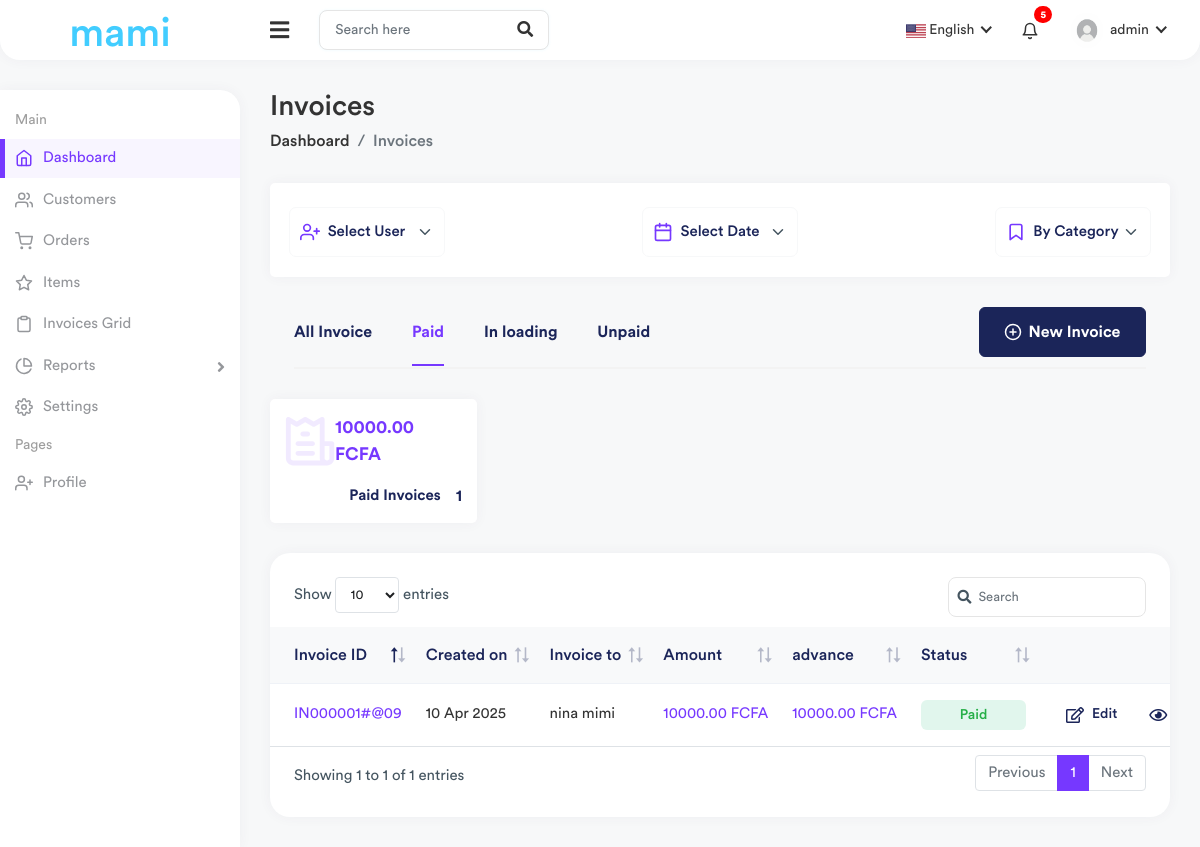
The page /invoices-paid.php on the database its author committed.
### tables this page shows
CREATE TABLE `preferences` (
  `id` int(11) NOT NULL,
  `app_name` varchar(255) NOT NULL,
  `currency` varchar(50) NOT NULL,
  `language` varchar(50) NOT NULL,
  `financial_year` varchar(50) NOT NULL,
  `created_at` timestamp NOT NULL DEFAULT current_timestamp(),
  `updated_at` timestamp NOT NULL DEFAULT current_timestamp() ON UPDATE current_timestamp()
);

CREATE TABLE `invoices` (
  `id` int(11) NOT NULL,
  `invoice_number` varchar(255) NOT NULL,
  `customer_id` int(11) NOT NULL,
  `total_amount` decimal(10,2) NOT NULL DEFAULT 0.00,
  `advance` decimal(10,2) NOT NULL DEFAULT 0.00,
  `amount_currency` varchar(10) NOT NULL DEFAULT 'FCFA',
  `invoice_date` timestamp NOT NULL DEFAULT current_timestamp()
);

CREATE TABLE `customers` (
  `id` int(11) NOT NULL,
  `name_customer` varchar(50) NOT NULL,
  `email_customer` varchar(100) NOT NULL,
  `phone_customer` int(11) NOT NULL,
  `register_on` date NOT NULL
);

### invoices-paid.php (the view, shortened to what the rows shown need)
<!DOCTYPE html>
<html lang="en">
<?php
include('head.php');
?>
<body>
    <div class="main-wrapper">
        <?php
        include('header.php');
        ?>
        <div class="page-wrapper">
            <div class="content container-fluid">
                <?php
                include('connexion.php');
                $sql = "SELECT * FROM preferences";
                $stmt = $conn->query($sql);
                $preference = $stmt->fetch_assoc();
                $currency = $preference['currency'];
                $currency = strtoupper($currency);
                $conversionRate = 655.957;
                ?>
                <?php
                include 'connexion.php';
                $sql_invoices = "SELECT invoices.*,
                        customers.name_customer AS customer_name,
                        GROUP_CONCAT(DISTINCT items.item_category SEPARATOR ', ') AS item_category,
                        GROUP_CONCAT(DISTINCT invoice_items.amount SEPARATOR ', ') AS amounts,
                        invoices.advance
                    FROM invoices
                    LEFT JOIN customers ON invoices.customer_id = customers.id
                    LEFT JOIN invoice_items ON invoices.id = invoice_items.invoice_id
                    LEFT JOIN items ON invoice_items.item_id = items.id
                     WHERE invoices.advance = invoices.total_amount
                    GROUP BY invoices.id, customers.name_customer, invoices.advance
                    ORDER BY invoices.invoice_date DESC;
                    ";
                $result_invoices = $conn->query($sql_invoices);
                ?>
                <div class="row">
                    <div class="col-sm-12">
                        <div class="card card-table">
                            <div class="card-body">
                                <div class="table-responsive">
                                    <table class="table table-stripped table-hover datatable">
                                        <thead class="thead-light">
                                            <tr>
                                                <th>Invoice ID</th>
                                                <th>Created on</th>
                                                <th>Invoice to</th>
                                                <th>Amount</th>
                                                <th>advance</th>
                                                <th>Status</th>
                                                <th class="text-end">Action</th>
                                            </tr>
                                        </thead>
                                        <tbody>
                                            <?php
                                            if ($result_invoices->num_rows > 0) {
                                                while ($invoice = $result_invoices->fetch_assoc()) {
                                                    $invoice_id = $invoice['id'];
                                                    $invoice_number = $invoice['invoice_number'] ?? 'N/A';
                                                    $invoice_date = isset($invoice['invoice_date']) ? date("d M Y", strtotime($invoice['invoice_date'])) : 'Date inconnue';
                                                    $client_name = $invoice['customer_name'] ?? 'Client inconnu';
                                                    $total_amount_number = $invoice['total_amount'] ?? 0;
                                                    $advance_number = $invoice['advance'] ?? 0;
                                                    $currency_invoice = $invoice['amount_currency'] ?? 'FCFA';
                                                    $currency_preference = ($currency);
                                                    if ($currency_invoice != $currency_preference) {
                                                        $total_amount = convertCurrency($total_amount_number, $currency_invoice, $currency_preference, $conversionRate);
                                                        $advance = convertCurrency($advance_number, $currency_invoice, $currency_preference, $conversionRate);
                                                    } else {
                                                        $total_amount = $invoice['total_amount'] . ' ' . $currency;
                                                        $advance = $invoice['advance'] . ' ' . $currency;
                                                    }
                                                    if ($advance_number == $total_amount_number) {
                                                        $status = 'Paid';
                                                        $status_class = 'bg-success-light';
                                                        $edit_disabled = "disabled";
                                                    } elseif ($advance_number < $total_amount_number && $advance_number > 0) {
                                                        $status = 'Advanced (' . round(($advance_number / $total_amount_number) * 100, 2) . '%)';
                                                        $status_class = 'bg-warning-light';
                                                        $edit_disabled = "";
                                                    } else {
                                                        $status = 'Unpaid';
                                                        $status_class = 'bg-danger-light';
                                                        $edit_disabled = "";
                                                    }
                                                    echo "<tr>";
                                                    echo "<td><a href='view-invoice.php?id=$invoice_id' class='invoice-link'>$invoice_number</a></td>";
                                                    echo "<td>$invoice_date</td>";
                                                    echo "<td>$client_name</td>";
                                                    echo "<td class='text-primary'>" .  ($total_amount) . "</td>";
                                                    echo "<td class='text-primary'>" . ($advance) . "</td>";
                                                    echo "<td><span class='badge $status_class'>$status</span></td>";
                                                    echo "<td class='text-end'>";
                                                    echo "<div class='call_to_actions'>";
                                                    if ($edit_disabled) {
                                                        echo "<a class='dropdown-item disabled' href='#'><i class='far fa-edit me-2'></i>Edit</a>";
                                                    } else {
                                                        echo "<a class='dropdown-item edit-order-btn' data-id='" . $invoice_id . "' data-bs-toggle='modal' data-bs-target='#edit_order'><i class='far fa-edit me-2'></i> edit </a>";
                                                    }
                                                    echo "<a class='dropdown-item' href='view-invoice.php?id=$invoice_id'><i class='far fa-eye me-2'></i>View</a>";
                                                    echo "</div>";
                                                    echo "</td>";
                                                    echo "</tr>";
                                                }
                                            } else {
                                                echo "<tr><td colspan='7' class='text-center'>Aucune facture trouvée</td></tr>";
                                            }
                                            ?>
                                        </tbody>
                                    </table>
                                </div>
                            </div>
                        </div>
                    </div>
                </div>
            </div>
        </div>
    </div>
</body>
</html>

### header.php (shortened to what the rows shown need)
<div class="header header-one">
  <div class="header-left header-left-one">
    <a href="home.php" class="logo">
      <?php
      include('connexion.php');
      $sql = "SELECT * FROM preferences";
      $stmt = $conn->query($sql);
      $preference = $stmt->fetch_assoc();
      ?>
      <h1 style="    color: #42cdff;margin: 10px 0;">
        <?php
        if (isset($preference['app_name'])) {
          echo $preference['app_name'];
        } else {
          echo 'GESTCOM';
        }
        ?>
      </h1>
    </a>
  </div>
</div>

### rows shown on the page
preferences: app_name "mami"
invoices: invoice_number "IN000001#@09", invoice_date "10 Apr 2025", customer.name_customer "nina mimi", total_amount.currency "10000.00 FCFA", advance.currency "10000.00 FCFA", status "Paid", shows "Edit"

### other values the page prints
$username "admin"
$totalAmountPaid "10000.00 FCFA"
$paidInvoices "1"
